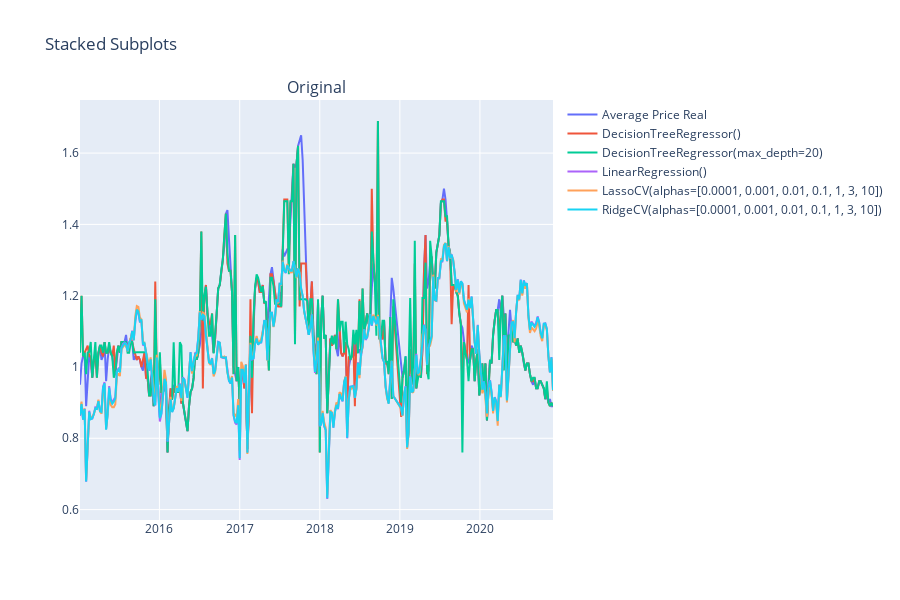

Notebook cell for this chart:
### Code cell
import plotly.express as px
from plotly.subplots import make_subplots
import plotly.graph_objects as go

df = pd.read_csv("../data/slices/plot.csv")

mask1 = df['location_level'] == "Level 1"
mask2 = df['type'] == 'conventional'

df_plot = df[mask1 & mask2]

fig = make_subplots(rows=1, cols=1, subplot_titles=("Original","Predicted"))

fig.append_trace(go.Scatter(
    x=df_plot['date'],
    y=df_plot['average_price'],
    name="Average Price Real"
), row=1, col=1)


for pipeline_name, pipeline in pipelines.items():
    
    y_predict = pipeline.predict(X)
    df['average_price_predicted'] = y_predict
    
    df_plot = df[mask1 & mask2]

    fig.append_trace(go.Scatter(
        x=df_plot['date'],
        y=df_plot['average_price_predicted'],
        name=f"{pipeline.steps[1][1]}"
    ), row=1, col=1)

fig.update_layout(height=600, title_text="Stacked Subplots")
fig.show()

### Figure 1 — Plotly figure (JSON) as saved in the notebook; plotly's stock layout.template omitted (floating-point values rounded to 4 significant figures; data arrays with more than 128 entries replaced by an {"elided": "..."} marker saying what was removed)
{"data": [{"name": "Average Price Real", "type": "scatter", "x": {"elided": "306 str values"}, "xaxis": "x", "y": {"elided": "306 float values"}, "yaxis": "y"}, {"name": "DecisionTreeRegressor()", "type": "scatter", "x": {"elided": "306 str values"}, "xaxis": "x", "y": {"elided": "306 float values"}, "yaxis": "y"}, {"name": "DecisionTreeRegressor(max_depth=20)", "type": "scatter", "x": {"elided": "306 str values"}, "xaxis": "x", "y": {"elided": "306 float values"}, "yaxis": "y"}, {"name": "LinearRegression()", "type": "scatter", "x": {"elided": "306 str values"}, "xaxis": "x", "y": {"elided": "306 float values"}, "yaxis": "y"}, {"name": "LassoCV(alphas=[0.0001, 0.001, 0.01, 0.1, 1, 3, 10])", "type": "scatter", "x": {"elided": "306 str values"}, "xaxis": "x", "y": {"elided": "306 float values"}, "yaxis": "y"}, {"name": "RidgeCV(alphas=[0.0001, 0.001, 0.01, 0.1, 1, 3, 10])", "type": "scatter", "x": {"elided": "306 str values"}, "xaxis": "x", "y": {"elided": "306 float values"}, "yaxis": "y"}], "layout": {"annotations": [{"font": {"size": 16}, "showarrow": false, "text": "Original", "x": 0.5, "xanchor": "center", "xref": "paper", "y": 1, "yanchor": "bottom", "yref": "paper"}], "height": 600, "title": {"text": "Stacked Subplots"}, "xaxis": {"anchor": "y", "domain": [0, 1]}, "yaxis": {"anchor": "x", "domain": [0, 1]}}}
